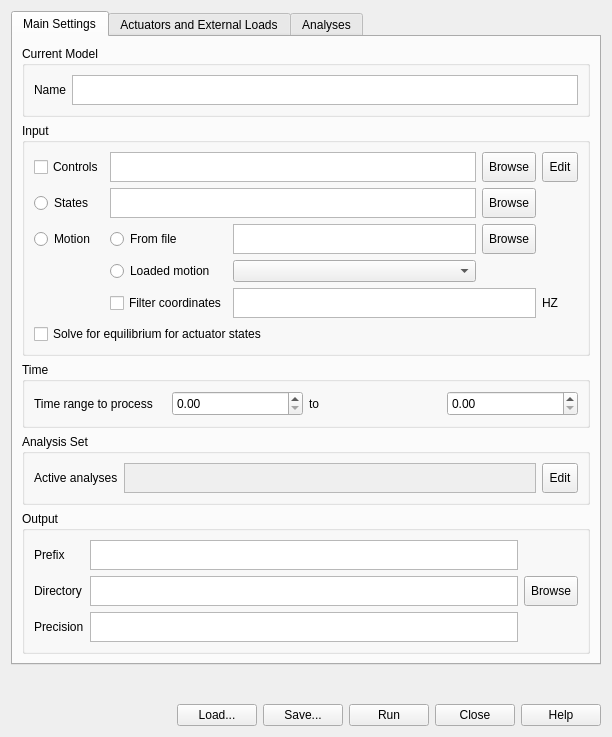
<?xml version="1.0" encoding="UTF-8"?>
<ui version="4.0">
 <class>vsAnalyzeToolUI</class>
 <widget class="QWidget" name="vsAnalyzeToolUI">
  <property name="geometry">
   <rect>
    <x>0</x>
    <y>0</y>
    <width>612</width>
    <height>737</height>
   </rect>
  </property>
  <property name="windowTitle">
   <string>Analyze Tool</string>
  </property>
  <layout class="QGridLayout" name="gridLayout">
   <item row="0" column="0">
    <widget class="QTabWidget" name="tabWidget">
     <property name="currentIndex">
      <number>0</number>
     </property>
     <widget class="QWidget" name="tab">
      <attribute name="title">
       <string>Main Settings</string>
      </attribute>
      <layout class="QGridLayout" name="gridLayout_2">
       <item row="3" column="0">
        <widget class="QGroupBox" name="groupBox_4">
         <property name="title">
          <string>Analysis Set</string>
         </property>
         <layout class="QGridLayout" name="gridLayout_6">
          <item row="0" column="0">
           <widget class="QLabel" name="label_5">
            <property name="sizePolicy">
             <sizepolicy hsizetype="Preferred" vsizetype="Maximum">
              <horstretch>0</horstretch>
              <verstretch>0</verstretch>
             </sizepolicy>
            </property>
            <property name="maximumSize">
             <size>
              <width>16777215</width>
              <height>30</height>
             </size>
            </property>
            <property name="text">
             <string>Active analyses</string>
            </property>
           </widget>
          </item>
          <item row="0" column="1">
           <widget class="QPlainTextEdit" name="ActiveAnalysesTE">
            <property name="enabled">
             <bool>false</bool>
            </property>
            <property name="sizePolicy">
             <sizepolicy hsizetype="Expanding" vsizetype="Maximum">
              <horstretch>0</horstretch>
              <verstretch>0</verstretch>
             </sizepolicy>
            </property>
            <property name="maximumSize">
             <size>
              <width>16777215</width>
              <height>30</height>
             </size>
            </property>
            <property name="lineWrapMode">
             <enum>QPlainTextEdit::NoWrap</enum>
            </property>
           </widget>
          </item>
          <item row="0" column="2">
           <widget class="QToolButton" name="ActiveAnalysesEditTB">
            <property name="sizePolicy">
             <sizepolicy hsizetype="Fixed" vsizetype="Maximum">
              <horstretch>0</horstretch>
              <verstretch>0</verstretch>
             </sizepolicy>
            </property>
            <property name="maximumSize">
             <size>
              <width>16777215</width>
              <height>30</height>
             </size>
            </property>
            <property name="text">
             <string>Edit</string>
            </property>
           </widget>
          </item>
         </layout>
        </widget>
       </item>
       <item row="0" column="0">
        <widget class="QGroupBox" name="groupBox">
         <property name="title">
          <string>Current Model</string>
         </property>
         <layout class="QGridLayout" name="gridLayout_3">
          <item row="0" column="0">
           <widget class="QLabel" name="label">
            <property name="sizePolicy">
             <sizepolicy hsizetype="Preferred" vsizetype="Maximum">
              <horstretch>0</horstretch>
              <verstretch>0</verstretch>
             </sizepolicy>
            </property>
            <property name="maximumSize">
             <size>
              <width>16777215</width>
              <height>30</height>
             </size>
            </property>
            <property name="text">
             <string>Name</string>
            </property>
           </widget>
          </item>
          <item row="0" column="1">
           <widget class="QPlainTextEdit" name="ModelNameTE">
            <property name="sizePolicy">
             <sizepolicy hsizetype="Expanding" vsizetype="Maximum">
              <horstretch>0</horstretch>
              <verstretch>0</verstretch>
             </sizepolicy>
            </property>
            <property name="maximumSize">
             <size>
              <width>16777215</width>
              <height>30</height>
             </size>
            </property>
            <property name="verticalScrollBarPolicy">
             <enum>Qt::ScrollBarAlwaysOff</enum>
            </property>
            <property name="horizontalScrollBarPolicy">
             <enum>Qt::ScrollBarAlwaysOff</enum>
            </property>
            <property name="lineWrapMode">
             <enum>QPlainTextEdit::NoWrap</enum>
            </property>
           </widget>
          </item>
         </layout>
        </widget>
       </item>
       <item row="2" column="0">
        <widget class="QGroupBox" name="groupBox_3">
         <property name="title">
          <string>Time</string>
         </property>
         <layout class="QGridLayout" name="gridLayout_5">
          <item row="0" column="0">
           <widget class="QLabel" name="label_3">
            <property name="sizePolicy">
             <sizepolicy hsizetype="Preferred" vsizetype="Maximum">
              <horstretch>0</horstretch>
              <verstretch>0</verstretch>
             </sizepolicy>
            </property>
            <property name="maximumSize">
             <size>
              <width>16777215</width>
              <height>30</height>
             </size>
            </property>
            <property name="text">
             <string>Time range to process</string>
            </property>
           </widget>
          </item>
          <item row="0" column="1">
           <widget class="QDoubleSpinBox" name="InitialTimeSB">
            <property name="sizePolicy">
             <sizepolicy hsizetype="Minimum" vsizetype="Maximum">
              <horstretch>0</horstretch>
              <verstretch>0</verstretch>
             </sizepolicy>
            </property>
            <property name="maximumSize">
             <size>
              <width>16777215</width>
              <height>30</height>
             </size>
            </property>
           </widget>
          </item>
          <item row="0" column="2">
           <widget class="QLabel" name="label_4">
            <property name="sizePolicy">
             <sizepolicy hsizetype="Preferred" vsizetype="Maximum">
              <horstretch>0</horstretch>
              <verstretch>0</verstretch>
             </sizepolicy>
            </property>
            <property name="maximumSize">
             <size>
              <width>16777215</width>
              <height>30</height>
             </size>
            </property>
            <property name="text">
             <string>to</string>
            </property>
           </widget>
          </item>
          <item row="0" column="3">
           <widget class="QDoubleSpinBox" name="FinalTimeSB">
            <property name="sizePolicy">
             <sizepolicy hsizetype="Minimum" vsizetype="Maximum">
              <horstretch>0</horstretch>
              <verstretch>0</verstretch>
             </sizepolicy>
            </property>
            <property name="maximumSize">
             <size>
              <width>16777215</width>
              <height>30</height>
             </size>
            </property>
           </widget>
          </item>
         </layout>
        </widget>
       </item>
       <item row="4" column="0">
        <widget class="QGroupBox" name="groupBox_5">
         <property name="title">
          <string>Output</string>
         </property>
         <layout class="QGridLayout" name="gridLayout_7">
          <item row="2" column="1">
           <widget class="QPlainTextEdit" name="PrecisionTE">
            <property name="sizePolicy">
             <sizepolicy hsizetype="Expanding" vsizetype="Maximum">
              <horstretch>0</horstretch>
              <verstretch>0</verstretch>
             </sizepolicy>
            </property>
            <property name="maximumSize">
             <size>
              <width>16777215</width>
              <height>30</height>
             </size>
            </property>
           </widget>
          </item>
          <item row="1" column="1">
           <widget class="QPlainTextEdit" name="DirectoryTE">
            <property name="sizePolicy">
             <sizepolicy hsizetype="Expanding" vsizetype="Maximum">
              <horstretch>0</horstretch>
              <verstretch>0</verstretch>
             </sizepolicy>
            </property>
            <property name="maximumSize">
             <size>
              <width>16777215</width>
              <height>30</height>
             </size>
            </property>
            <property name="verticalScrollBarPolicy">
             <enum>Qt::ScrollBarAlwaysOff</enum>
            </property>
            <property name="horizontalScrollBarPolicy">
             <enum>Qt::ScrollBarAlwaysOff</enum>
            </property>
            <property name="lineWrapMode">
             <enum>QPlainTextEdit::NoWrap</enum>
            </property>
           </widget>
          </item>
          <item row="0" column="1">
           <widget class="QPlainTextEdit" name="PrefixTE">
            <property name="sizePolicy">
             <sizepolicy hsizetype="Expanding" vsizetype="Maximum">
              <horstretch>0</horstretch>
              <verstretch>0</verstretch>
             </sizepolicy>
            </property>
            <property name="maximumSize">
             <size>
              <width>16777215</width>
              <height>30</height>
             </size>
            </property>
           </widget>
          </item>
          <item row="1" column="0">
           <widget class="QLabel" name="label_7">
            <property name="sizePolicy">
             <sizepolicy hsizetype="Preferred" vsizetype="Maximum">
              <horstretch>0</horstretch>
              <verstretch>0</verstretch>
             </sizepolicy>
            </property>
            <property name="maximumSize">
             <size>
              <width>16777215</width>
              <height>30</height>
             </size>
            </property>
            <property name="text">
             <string>Directory</string>
            </property>
           </widget>
          </item>
          <item row="1" column="3">
           <widget class="QToolButton" name="DirectoryTB">
            <property name="sizePolicy">
             <sizepolicy hsizetype="Fixed" vsizetype="Maximum">
              <horstretch>0</horstretch>
              <verstretch>0</verstretch>
             </sizepolicy>
            </property>
            <property name="maximumSize">
             <size>
              <width>16777215</width>
              <height>30</height>
             </size>
            </property>
            <property name="text">
             <string>Browse</string>
            </property>
           </widget>
          </item>
          <item row="2" column="0">
           <widget class="QLabel" name="label_8">
            <property name="sizePolicy">
             <sizepolicy hsizetype="Preferred" vsizetype="Maximum">
              <horstretch>0</horstretch>
              <verstretch>0</verstretch>
             </sizepolicy>
            </property>
            <property name="maximumSize">
             <size>
              <width>16777215</width>
              <height>30</height>
             </size>
            </property>
            <property name="text">
             <string>Precision</string>
            </property>
           </widget>
          </item>
          <item row="0" column="0">
           <widget class="QLabel" name="label_6">
            <property name="sizePolicy">
             <sizepolicy hsizetype="Preferred" vsizetype="Maximum">
              <horstretch>0</horstretch>
              <verstretch>0</verstretch>
             </sizepolicy>
            </property>
            <property name="maximumSize">
             <size>
              <width>16777215</width>
              <height>30</height>
             </size>
            </property>
            <property name="text">
             <string>Prefix</string>
            </property>
           </widget>
          </item>
         </layout>
        </widget>
       </item>
       <item row="1" column="0">
        <widget class="QGroupBox" name="groupBox_2">
         <property name="title">
          <string>Input</string>
         </property>
         <layout class="QGridLayout" name="gridLayout_4">
          <item row="0" column="3">
           <widget class="QToolButton" name="ControlsBrowseTB">
            <property name="sizePolicy">
             <sizepolicy hsizetype="Fixed" vsizetype="Maximum">
              <horstretch>0</horstretch>
              <verstretch>0</verstretch>
             </sizepolicy>
            </property>
            <property name="maximumSize">
             <size>
              <width>16777215</width>
              <height>30</height>
             </size>
            </property>
            <property name="text">
             <string>Browse</string>
            </property>
           </widget>
          </item>
          <item row="6" column="1">
           <widget class="QCheckBox" name="FilterCoordinatesCB">
            <property name="sizePolicy">
             <sizepolicy hsizetype="Minimum" vsizetype="Maximum">
              <horstretch>0</horstretch>
              <verstretch>0</verstretch>
             </sizepolicy>
            </property>
            <property name="maximumSize">
             <size>
              <width>16777215</width>
              <height>30</height>
             </size>
            </property>
            <property name="text">
             <string>Filter coordinates</string>
            </property>
           </widget>
          </item>
          <item row="0" column="1" colspan="2">
           <widget class="QPlainTextEdit" name="ControlsFileNameTE">
            <property name="sizePolicy">
             <sizepolicy hsizetype="Expanding" vsizetype="Maximum">
              <horstretch>0</horstretch>
              <verstretch>0</verstretch>
             </sizepolicy>
            </property>
            <property name="maximumSize">
             <size>
              <width>16777215</width>
              <height>30</height>
             </size>
            </property>
            <property name="verticalScrollBarPolicy">
             <enum>Qt::ScrollBarAlwaysOff</enum>
            </property>
            <property name="horizontalScrollBarPolicy">
             <enum>Qt::ScrollBarAlwaysOff</enum>
            </property>
            <property name="lineWrapMode">
             <enum>QPlainTextEdit::NoWrap</enum>
            </property>
           </widget>
          </item>
          <item row="3" column="0">
           <widget class="QRadioButton" name="MotionRB">
            <property name="sizePolicy">
             <sizepolicy hsizetype="Minimum" vsizetype="Maximum">
              <horstretch>0</horstretch>
              <verstretch>0</verstretch>
             </sizepolicy>
            </property>
            <property name="maximumSize">
             <size>
              <width>16777215</width>
              <height>30</height>
             </size>
            </property>
            <property name="text">
             <string>Motion</string>
            </property>
            <attribute name="buttonGroup">
             <string notr="true">buttonGroup</string>
            </attribute>
           </widget>
          </item>
          <item row="3" column="2">
           <widget class="QPlainTextEdit" name="FromFileNameTE">
            <property name="sizePolicy">
             <sizepolicy hsizetype="Expanding" vsizetype="Maximum">
              <horstretch>0</horstretch>
              <verstretch>0</verstretch>
             </sizepolicy>
            </property>
            <property name="maximumSize">
             <size>
              <width>16777215</width>
              <height>30</height>
             </size>
            </property>
            <property name="verticalScrollBarPolicy">
             <enum>Qt::ScrollBarAlwaysOff</enum>
            </property>
            <property name="horizontalScrollBarPolicy">
             <enum>Qt::ScrollBarAlwaysOff</enum>
            </property>
            <property name="lineWrapMode">
             <enum>QPlainTextEdit::NoWrap</enum>
            </property>
           </widget>
          </item>
          <item row="2" column="0">
           <widget class="QRadioButton" name="StatesRB">
            <property name="sizePolicy">
             <sizepolicy hsizetype="Minimum" vsizetype="Maximum">
              <horstretch>0</horstretch>
              <verstretch>0</verstretch>
             </sizepolicy>
            </property>
            <property name="maximumSize">
             <size>
              <width>16777215</width>
              <height>30</height>
             </size>
            </property>
            <property name="text">
             <string>States</string>
            </property>
            <attribute name="buttonGroup">
             <string notr="true">buttonGroup</string>
            </attribute>
           </widget>
          </item>
          <item row="2" column="3">
           <widget class="QToolButton" name="StatesBrowseTB">
            <property name="sizePolicy">
             <sizepolicy hsizetype="Fixed" vsizetype="Maximum">
              <horstretch>0</horstretch>
              <verstretch>0</verstretch>
             </sizepolicy>
            </property>
            <property name="maximumSize">
             <size>
              <width>16777215</width>
              <height>30</height>
             </size>
            </property>
            <property name="text">
             <string>Browse</string>
            </property>
           </widget>
          </item>
          <item row="3" column="1">
           <widget class="QRadioButton" name="FromFileRB">
            <property name="sizePolicy">
             <sizepolicy hsizetype="Minimum" vsizetype="Maximum">
              <horstretch>0</horstretch>
              <verstretch>0</verstretch>
             </sizepolicy>
            </property>
            <property name="maximumSize">
             <size>
              <width>16777215</width>
              <height>30</height>
             </size>
            </property>
            <property name="text">
             <string>From file</string>
            </property>
            <attribute name="buttonGroup">
             <string notr="true">buttonGroup_2</string>
            </attribute>
           </widget>
          </item>
          <item row="0" column="0">
           <widget class="QCheckBox" name="ControlsCB">
            <property name="sizePolicy">
             <sizepolicy hsizetype="Minimum" vsizetype="Maximum">
              <horstretch>0</horstretch>
              <verstretch>0</verstretch>
             </sizepolicy>
            </property>
            <property name="maximumSize">
             <size>
              <width>16777215</width>
              <height>30</height>
             </size>
            </property>
            <property name="text">
             <string>Controls</string>
            </property>
           </widget>
          </item>
          <item row="0" column="4">
           <widget class="QToolButton" name="ControlEditTB">
            <property name="sizePolicy">
             <sizepolicy hsizetype="Fixed" vsizetype="Maximum">
              <horstretch>0</horstretch>
              <verstretch>0</verstretch>
             </sizepolicy>
            </property>
            <property name="maximumSize">
             <size>
              <width>16777215</width>
              <height>30</height>
             </size>
            </property>
            <property name="text">
             <string>Edit</string>
            </property>
           </widget>
          </item>
          <item row="4" column="1">
           <widget class="QRadioButton" name="LoadedMotionRB">
            <property name="sizePolicy">
             <sizepolicy hsizetype="Minimum" vsizetype="Maximum">
              <horstretch>0</horstretch>
              <verstretch>0</verstretch>
             </sizepolicy>
            </property>
            <property name="maximumSize">
             <size>
              <width>16777215</width>
              <height>30</height>
             </size>
            </property>
            <property name="text">
             <string>Loaded motion</string>
            </property>
            <attribute name="buttonGroup">
             <string notr="true">buttonGroup_2</string>
            </attribute>
           </widget>
          </item>
          <item row="2" column="1" colspan="2">
           <widget class="QPlainTextEdit" name="StateFileNameTE">
            <property name="sizePolicy">
             <sizepolicy hsizetype="Expanding" vsizetype="Maximum">
              <horstretch>0</horstretch>
              <verstretch>0</verstretch>
             </sizepolicy>
            </property>
            <property name="maximumSize">
             <size>
              <width>16777215</width>
              <height>30</height>
             </size>
            </property>
            <property name="verticalScrollBarPolicy">
             <enum>Qt::ScrollBarAlwaysOff</enum>
            </property>
            <property name="horizontalScrollBarPolicy">
             <enum>Qt::ScrollBarAlwaysOff</enum>
            </property>
            <property name="lineWrapMode">
             <enum>QPlainTextEdit::NoWrap</enum>
            </property>
           </widget>
          </item>
          <item row="3" column="3">
           <widget class="QToolButton" name="FromFileBrowseTB">
            <property name="sizePolicy">
             <sizepolicy hsizetype="Fixed" vsizetype="Maximum">
              <horstretch>0</horstretch>
              <verstretch>0</verstretch>
             </sizepolicy>
            </property>
            <property name="maximumSize">
             <size>
              <width>16777215</width>
              <height>30</height>
             </size>
            </property>
            <property name="text">
             <string>Browse</string>
            </property>
           </widget>
          </item>
          <item row="6" column="2" colspan="2">
           <widget class="QPlainTextEdit" name="FilterCoordinatesNumberTE">
            <property name="sizePolicy">
             <sizepolicy hsizetype="Expanding" vsizetype="Maximum">
              <horstretch>0</horstretch>
              <verstretch>0</verstretch>
             </sizepolicy>
            </property>
            <property name="maximumSize">
             <size>
              <width>16777215</width>
              <height>30</height>
             </size>
            </property>
            <property name="verticalScrollBarPolicy">
             <enum>Qt::ScrollBarAlwaysOff</enum>
            </property>
            <property name="horizontalScrollBarPolicy">
             <enum>Qt::ScrollBarAlwaysOff</enum>
            </property>
            <property name="lineWrapMode">
             <enum>QPlainTextEdit::NoWrap</enum>
            </property>
           </widget>
          </item>
          <item row="6" column="4">
           <widget class="QLabel" name="label_2">
            <property name="sizePolicy">
             <sizepolicy hsizetype="Preferred" vsizetype="Maximum">
              <horstretch>0</horstretch>
              <verstretch>0</verstretch>
             </sizepolicy>
            </property>
            <property name="maximumSize">
             <size>
              <width>16777215</width>
              <height>30</height>
             </size>
            </property>
            <property name="text">
             <string>HZ</string>
            </property>
           </widget>
          </item>
          <item row="7" column="0" colspan="3">
           <widget class="QCheckBox" name="SolveForEqulibriumForActuatorStates">
            <property name="sizePolicy">
             <sizepolicy hsizetype="Minimum" vsizetype="Maximum">
              <horstretch>0</horstretch>
              <verstretch>0</verstretch>
             </sizepolicy>
            </property>
            <property name="maximumSize">
             <size>
              <width>16777215</width>
              <height>30</height>
             </size>
            </property>
            <property name="text">
             <string>Solve for equilibrium for actuator states</string>
            </property>
           </widget>
          </item>
          <item row="4" column="2">
           <widget class="QComboBox" name="LoadedMotionCB">
            <property name="sizePolicy">
             <sizepolicy hsizetype="Preferred" vsizetype="Maximum">
              <horstretch>0</horstretch>
              <verstretch>0</verstretch>
             </sizepolicy>
            </property>
            <property name="maximumSize">
             <size>
              <width>16777215</width>
              <height>30</height>
             </size>
            </property>
           </widget>
          </item>
         </layout>
        </widget>
       </item>
      </layout>
     </widget>
     <widget class="QWidget" name="tab_3">
      <attribute name="title">
       <string>Actuators and External Loads</string>
      </attribute>
      <layout class="QGridLayout" name="gridLayout_8">
       <item row="1" column="0">
        <widget class="QGroupBox" name="ExternalLoadsCB">
         <property name="title">
          <string>External Loads</string>
         </property>
         <property name="checkable">
          <bool>true</bool>
         </property>
         <property name="checked">
          <bool>false</bool>
         </property>
         <layout class="QGridLayout" name="gridLayout_10">
          <item row="0" column="0">
           <widget class="QLabel" name="label_10">
            <property name="sizePolicy">
             <sizepolicy hsizetype="Preferred" vsizetype="Maximum">
              <horstretch>0</horstretch>
              <verstretch>0</verstretch>
             </sizepolicy>
            </property>
            <property name="maximumSize">
             <size>
              <width>16777215</width>
              <height>30</height>
             </size>
            </property>
            <property name="text">
             <string>External loads specification file</string>
            </property>
           </widget>
          </item>
          <item row="0" column="1">
           <widget class="QPlainTextEdit" name="ExternalLoadsSpecificationFileTE">
            <property name="sizePolicy">
             <sizepolicy hsizetype="Expanding" vsizetype="Maximum">
              <horstretch>0</horstretch>
              <verstretch>0</verstretch>
             </sizepolicy>
            </property>
            <property name="maximumSize">
             <size>
              <width>16777215</width>
              <height>30</height>
             </size>
            </property>
            <property name="verticalScrollBarPolicy">
             <enum>Qt::ScrollBarAlwaysOff</enum>
            </property>
            <property name="horizontalScrollBarPolicy">
             <enum>Qt::ScrollBarAlwaysOff</enum>
            </property>
            <property name="lineWrapMode">
             <enum>QPlainTextEdit::NoWrap</enum>
            </property>
           </widget>
          </item>
          <item row="0" column="2">
           <widget class="QToolButton" name="ExternalLoadsSpecificationFileTB">
            <property name="sizePolicy">
             <sizepolicy hsizetype="Fixed" vsizetype="Maximum">
              <horstretch>0</horstretch>
              <verstretch>0</verstretch>
             </sizepolicy>
            </property>
            <property name="maximumSize">
             <size>
              <width>16777215</width>
              <height>30</height>
             </size>
            </property>
            <property name="text">
             <string>Browse</string>
            </property>
           </widget>
          </item>
          <item row="0" column="3">
           <widget class="QToolButton" name="ExternalLoadsSpecificationFileEditTB">
            <property name="sizePolicy">
             <sizepolicy hsizetype="Fixed" vsizetype="Maximum">
              <horstretch>0</horstretch>
              <verstretch>0</verstretch>
             </sizepolicy>
            </property>
            <property name="maximumSize">
             <size>
              <width>16777215</width>
              <height>30</height>
             </size>
            </property>
            <property name="text">
             <string>Edit</string>
            </property>
           </widget>
          </item>
         </layout>
        </widget>
       </item>
       <item row="0" column="0">
        <widget class="QGroupBox" name="groupBox_6">
         <property name="title">
          <string>Actuators</string>
         </property>
         <layout class="QGridLayout" name="gridLayout_9">
          <item row="0" column="0">
           <widget class="QLabel" name="label_9">
            <property name="sizePolicy">
             <sizepolicy hsizetype="Preferred" vsizetype="Maximum">
              <horstretch>0</horstretch>
              <verstretch>0</verstretch>
             </sizepolicy>
            </property>
            <property name="maximumSize">
             <size>
              <width>16777215</width>
              <height>30</height>
             </size>
            </property>
            <property name="text">
             <string>Additional force set files</string>
            </property>
           </widget>
          </item>
          <item row="0" column="1">
           <widget class="QPlainTextEdit" name="AdditionalforcesetfilsTE">
            <property name="sizePolicy">
             <sizepolicy hsizetype="Expanding" vsizetype="Maximum">
              <horstretch>0</horstretch>
              <verstretch>0</verstretch>
             </sizepolicy>
            </property>
            <property name="maximumSize">
             <size>
              <width>16777215</width>
              <height>30</height>
             </size>
            </property>
            <property name="verticalScrollBarPolicy">
             <enum>Qt::ScrollBarAlwaysOff</enum>
            </property>
            <property name="horizontalScrollBarPolicy">
             <enum>Qt::ScrollBarAlwaysOff</enum>
            </property>
            <property name="lineWrapMode">
             <enum>QPlainTextEdit::NoWrap</enum>
            </property>
           </widget>
          </item>
          <item row="0" column="2">
           <widget class="QToolButton" name="AdditionalforcesetfilsTB">
            <property name="sizePolicy">
             <sizepolicy hsizetype="Fixed" vsizetype="Maximum">
              <horstretch>0</horstretch>
              <verstretch>0</verstretch>
             </sizepolicy>
            </property>
            <property name="maximumSize">
             <size>
              <width>16777215</width>
              <height>30</height>
             </size>
            </property>
            <property name="text">
             <string>Edit</string>
            </property>
           </widget>
          </item>
          <item row="3" column="0" colspan="2">
           <widget class="QRadioButton" name="ReplaceModelsforcesetRB">
            <property name="sizePolicy">
             <sizepolicy hsizetype="Minimum" vsizetype="Maximum">
              <horstretch>0</horstretch>
              <verstretch>0</verstretch>
             </sizepolicy>
            </property>
            <property name="maximumSize">
             <size>
              <width>16777215</width>
              <height>30</height>
             </size>
            </property>
            <property name="text">
             <string>Replace model's force set</string>
            </property>
           </widget>
          </item>
          <item row="1" column="0">
           <widget class="QRadioButton" name="AppendtomodelsforcesetRB">
            <property name="sizePolicy">
             <sizepolicy hsizetype="Minimum" vsizetype="Maximum">
              <horstretch>0</horstretch>
              <verstretch>0</verstretch>
             </sizepolicy>
            </property>
            <property name="maximumSize">
             <size>
              <width>16777215</width>
              <height>30</height>
             </size>
            </property>
            <property name="text">
             <string>Append to models's force set</string>
            </property>
           </widget>
          </item>
         </layout>
        </widget>
       </item>
       <item row="2" column="0">
        <spacer name="verticalSpacer">
         <property name="orientation">
          <enum>Qt::Vertical</enum>
         </property>
         <property name="sizeHint" stdset="0">
          <size>
           <width>20</width>
           <height>40</height>
          </size>
         </property>
        </spacer>
       </item>
      </layout>
     </widget>
     <widget class="QWidget" name="tab_2">
      <attribute name="title">
       <string>Analyses</string>
      </attribute>
      <layout class="QGridLayout" name="gridLayout_11">
       <item row="0" column="0">
        <widget class="QTableWidget" name="AnalysesTable"/>
       </item>
       <item row="1" column="0">
        <layout class="QHBoxLayout" name="horizontalLayout_3">
         <item>
          <widget class="QPushButton" name="pushButton_6">
           <property name="text">
            <string>Add</string>
           </property>
          </widget>
         </item>
         <item>
          <widget class="QPushButton" name="pushButton_7">
           <property name="text">
            <string>Edit</string>
           </property>
          </widget>
         </item>
         <item>
          <widget class="QPushButton" name="pushButton_8">
           <property name="text">
            <string>Dlete</string>
           </property>
          </widget>
         </item>
         <item>
          <spacer name="horizontalSpacer_2">
           <property name="orientation">
            <enum>Qt::Horizontal</enum>
           </property>
           <property name="sizeHint" stdset="0">
            <size>
             <width>40</width>
             <height>20</height>
            </size>
           </property>
          </spacer>
         </item>
        </layout>
       </item>
      </layout>
     </widget>
    </widget>
   </item>
   <item row="2" column="0">
    <layout class="QHBoxLayout" name="horizontalLayout_2">
     <item>
      <spacer name="horizontalSpacer">
       <property name="orientation">
        <enum>Qt::Horizontal</enum>
       </property>
       <property name="sizeHint" stdset="0">
        <size>
         <width>40</width>
         <height>20</height>
        </size>
       </property>
      </spacer>
     </item>
     <item>
      <widget class="QPushButton" name="LoadPB">
       <property name="text">
        <string>Load...</string>
       </property>
      </widget>
     </item>
     <item>
      <widget class="QPushButton" name="SavePB">
       <property name="text">
        <string>Save...</string>
       </property>
      </widget>
     </item>
     <item>
      <widget class="QPushButton" name="RunPB">
       <property name="text">
        <string>Run</string>
       </property>
      </widget>
     </item>
     <item>
      <widget class="QPushButton" name="ClosePB">
       <property name="text">
        <string>Close</string>
       </property>
      </widget>
     </item>
     <item>
      <widget class="QPushButton" name="HelpPB">
       <property name="text">
        <string>Help</string>
       </property>
      </widget>
     </item>
    </layout>
   </item>
   <item row="1" column="0">
    <spacer name="verticalSpacer_2">
     <property name="orientation">
      <enum>Qt::Vertical</enum>
     </property>
     <property name="sizeHint" stdset="0">
      <size>
       <width>20</width>
       <height>40</height>
      </size>
     </property>
    </spacer>
   </item>
  </layout>
 </widget>
 <resources/>
 <connections/>
 <buttongroups>
  <buttongroup name="buttonGroup"/>
  <buttongroup name="buttonGroup_2"/>
 </buttongroups>
</ui>
